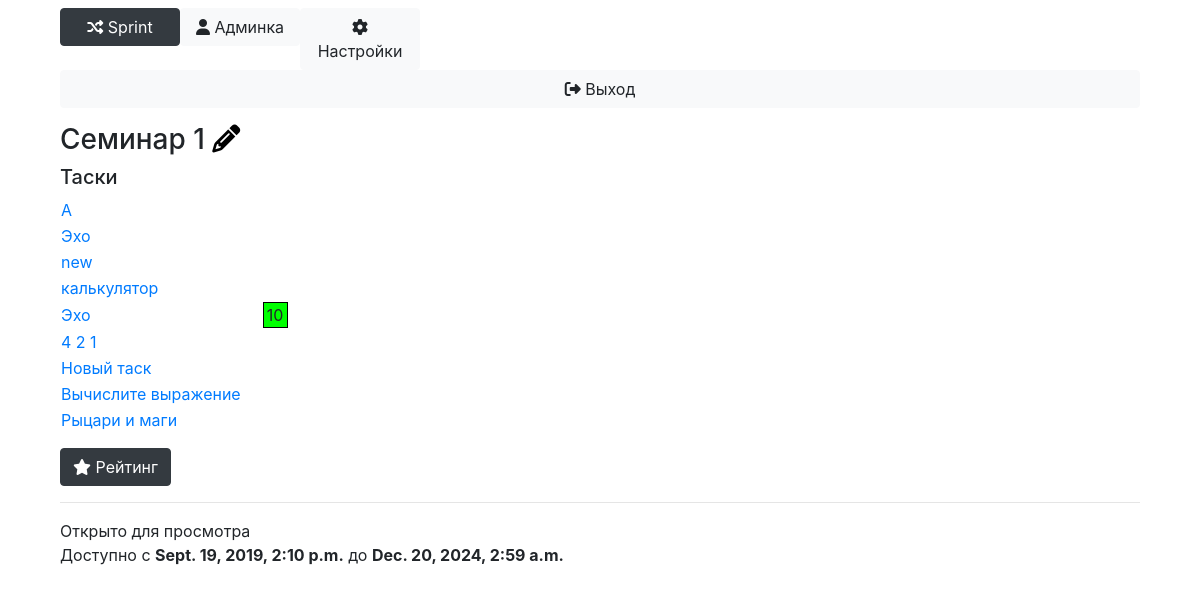
Before: /block?id=50 (signed in) with the older database file.
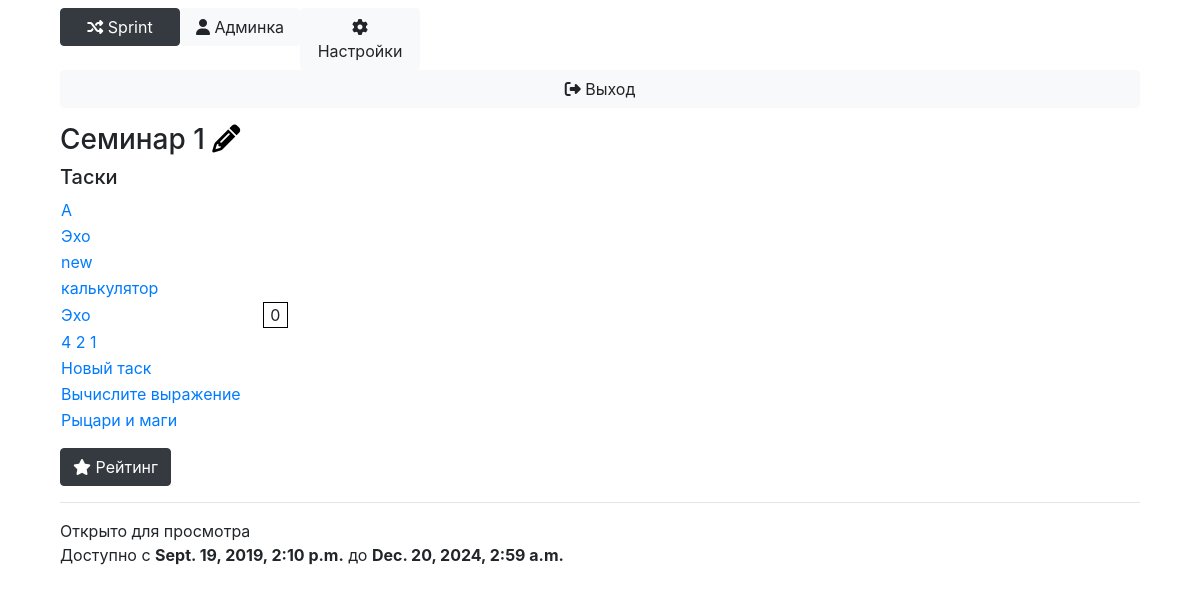
After: the same page with the newer database file.
### Main/models.py (models this page shows, shortened)
class Task(models.Model):
    name = models.TextField()
    block = models.ForeignKey(Block, on_delete=models.CASCADE)
    legend = models.TextField(default='')
    input = models.TextField(default='')
    output = models.TextField(default='')
    specifications = models.TextField(default='')
    time_limit = models.IntegerField(default=10000)
    weight = models.FloatField(default=1.0)
    max_mark = models.IntegerField(default=10)
    max_solutions_count = models.IntegerField(default=10)
    show_result = models.BooleanField(default=True)
    show_details = models.BooleanField(default=False)
    full_solution = models.BooleanField(default=False)
    mark_formula = models.TextField(default='None')

### Main/views.py (the view)
# urls.py: path('block', views.block),
def block(request):
    current_block = Block.objects.get(id=request.GET['id'])
    if not check_permission_block(request.user, current_block):
        return HttpResponseRedirect('/main')
    return render(request, 'block.html', context={'Block': current_block,
                                                  'is_admin': check_admin(request.user),
                                                  'can_edit': check_admin_on_course(request.user, current_block.course),
                                                  'user': request.user})

### Main/context_processors.py (called while the page is built)
def attributes(request):
	return {
		'current_page': 'settings' if '/settings' == request.path else 'admin' if '/admin/' in request.path else 'main',
		'is_admin': check_admin(request.user)
	}

### Main/main.py (called while the page is built)
def check_login(user):
    return user.is_authenticated

def check_admin(user):
    if check_teacher(user):
        return True
    if not check_login(user):
        return False
    return len(Subscribe.objects.filter(user=user, is_assistant=True)) > 0

def check_teacher(user):
    return user.is_staff and check_login(user)

def courses_available(user):
    if user.is_superuser:
        return Course.objects.all()
    else:
        return [s.course for s in Subscribe.objects.filter(user=user)]

def blocks_available(user):
    courses = courses_available(user)
    blocks = {}
    is_admin = check_admin(user)
    for course in courses:
        if is_admin:
            blocks[course] = Block.objects.filter(
                course=course
            )
        else:
            blocks[course] = Block.objects.filter(
                opened=True,
                time_start__lte=timezone.now(),
                course=course
            )
    return blocks

### templates/block.html (shortened to what this page needs)
{% extends 'base.html' %}
{% load filters %}
{% block content %}
    <h3>{{ Block.name }} {% if can_edit %}<a style="color: black;" href="/admin/block?id={{ Block.id }}"><i class="fa fa-pencil"></i></a> {% endif %}</h3>
    <h5>Таски</h5>
    <table>
        {% for task in Block.tasks %}
            <tr>
                <td>
                    <a href="/task?id={{ task.id }}">{{ task.name }}</a>
                </td>
                <td>
                    {% with mark=task|mark_for_task:user %}
                        {% if mark|marked %}
                            <div style="margin-left: 20px; border: 1px solid black; background: {{ mark|mark_color }}; width: 25px; text-align: center;">
                                {{ mark }}
                            </div>
                        {% endif %}
                    {% endwith %}
                </td>
            </tr>
        {% endfor %}
    </table>
    <a href="/rating?block_id={{ Block.id }}" class="btn btn-dark" style="margin-top: 15px;"><i class="fa fa-star"></i> Рейтинг</a>
    <hr>
    {% if Block.opened %}
        Открыто для просмотра
    {% else %}
        Закрыто для просмотра
    {% endif %}
    <br>Доступно с <b>{{ Block.time_start }}</b> до <b>{{ Block.time_end }}</b>
{% endblock %}

Changed rows visible on the page:
changed Task (number 5 of 9 on the later page): mark "10" → "0"
